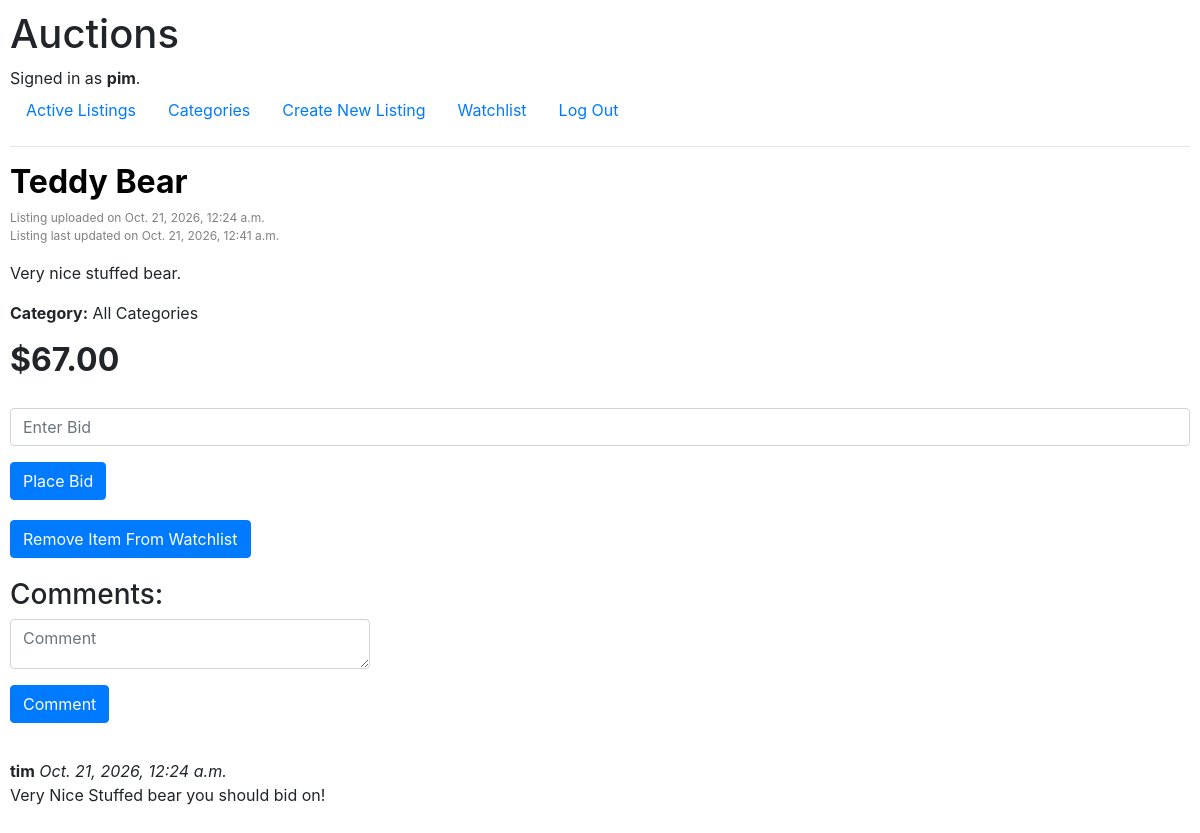
/listings/1 (signed in), run on the app's committed database.
### auctions/models.py (models this page shows, shortened)
class User(AbstractUser):
    pass

class Item(models.Model):
    item_owner = models.ForeignKey(User, to_field='id', on_delete=models.CASCADE, related_name="owned_item")
    item_name = models.CharField(max_length=64)
    item_image_link = models.CharField(max_length=500)
    item_starting_bid = models.DecimalField(decimal_places=2, max_digits=19)
    item_posted_time = models.DateTimeField(auto_now_add=True)
    item_last_updated = models.DateTimeField(auto_now=True)
    item_sold = models.BooleanField(default=False)
    @property
    def item_current_bid(self):
        highest_bid = ItemBid.objects.filter(
            item=self.id
        ).order_by('-bid').first()
        if highest_bid:
            return highest_bid.bid
        return None
    class item_type(models.TextChoices):
        AllCategories = 'AC', _('All Categories')
        Antiques = 'AN', _('Antiques')
        Art = 'AR', _('Art')
        Baby = 'BA', _('Baby')
        Books = 'BO', _('Books')
        BusinessIndustrial = 'BI', _('Business & Industrial')
        CamerasPhoto = 'CP', _('Cameras & Photo')
        CellPhonesAccessories = 'CA', _('Cell Phones & Accessories')
        ClothingShoesAccessories = 'CS', _('Clothing, Shoes & Accessories')
        CoinsPaperMoney = 'CO', _('Coins & Paper Money')
        Collectibles = 'CL', _('Collectibles')
        ComputersTabletsNetworking = 'CT', _('Computers/Tablets & Networking')
        ConsumerElectronics = 'CE', _('Consumer Electronics')
        Crafts = 'CR', _('Crafts')
        DollsBears = 'DB', _('Dolls & Bears')
        DVDsMovies = 'DM', _('DVDs & Movies')
        EntertainmentMemorabilia = 'EM', _('Entertainment Memorabilia')
        EverythingElse = 'EE', _('Everything Else')
        GiftCards = 'GC', _('Gift Cards')
        HealthBeauty = 'HB', _('Health & Beauty')
        HomeGarden = 'HG', _('Home & Garden')
        JewelryWatches = 'JW', _('Jewelry & Watches')
        Music = 'MU', _('Music')
        MusicalInstrumentsGear = 'MI', _('Musical Instruments & Gear')
        PetSupplies = 'PS', _('Pet Supplies')
        PotteryGlass = 'PG', _('Pottery & Glass')
        RealEstate = 'RE', _('Real Estate')
        SpecialtyServices = 'SS', _('Specialty Services')
        SportingGoods = 'SG', _('Sporting Goods')
        SportsMemorabilia = 'SM', _('Sports Mem, Cards & Fan Shop')
        Stamps = 'ST', _('Stamps')
        Tickets = 'TI', _('Tickets & Experiences')
        ToysHobbies = 'TH', _('Toys & Hobbies')
        Travel = 'TR', _('Travel')
        VideoGamesConsoles = 'VG', _('Video Games & Consoles')
    item_type = models.CharField(
        max_length=2,
        choices=item_type,
        default=item_type.AllCategories
        )

class ItemDescription(models.Model):
    item = models.OneToOneField(Item, on_delete=models.CASCADE, primary_key=True)
    item_description = models.CharField(max_length=1000)

class ItemBid(models.Model):
    user = models.ForeignKey(User, on_delete=models.CASCADE, related_name="user_bidding")
    item = models.PositiveIntegerField(Item)
    bid = models.DecimalField(decimal_places=2, max_digits=19)

class UserComment(models.Model):
    user = models.ForeignKey(User, on_delete=models.CASCADE, related_name="user_comment")
    item = models.PositiveIntegerField(Item)
    comment = models.CharField(max_length=500)
    comment_time = models.DateTimeField(auto_now_add=True)

### listings/views.py (the view, shortened to what this page needs)
# urls.py: path("<str:item_id>", views.listing, name="listing")
def listing(request, item_id):
    try:
        item = Item.objects.get(id=item_id)
    except Item.DoesNotExist:
        return render(request, "listings/listing.html", {
                "error": "Hm, we do not have the item you are looking for."
            })
    forms = util.getListingForms()
    itemOwnerForms = [NewCommentForm(), closeListing()]
    comments = UserComment.objects.filter(item=item.id)
    bids = ItemBid.objects.filter(item=item.id)
    try:
        max_bid = bids.order_by('-bid')[0]
    except:
        max_bid = None
    wishListed = False
    if request.user.is_authenticated:
        user = request.user
        try:
            wishListed = WatchList.objects.get(user=user, item=item.id)
        except WatchList.DoesNotExist:
            wishListed = None
        if request.method == "POST":
            if item.item_owner.id == user.id:
                forms = itemOwnerForms
                if "closeListing" in request.POST:
                    form = closeListing(request.POST)
                    if form.is_valid():
                        item.item_sold = True
                        item.save()
                        return render(request, "listings/listing.html", {
                                "item": item,
                                "bids": len(bids),
                                "max_bid": max_bid,
                                "forms": forms,
                                "commentForm": NewCommentForm(),
                                "comments": comments,
                                "message": "Listing Has Ended Successfully."
                            })
                    else:
                        if item.item_sold:
                            closeListingBool = None
                        else:
                            closeListingBool = closeListing()
                        return render(request, "listings/listing.html", {
                                "item": item,
                                "bids": len(bids),
                                "max_bid": max_bid,
                                "forms": forms,
                                "commentForm": NewCommentForm(),
                                "closeListing": closeListingBool,
                                "comments": comments,
                                "error": "There Was An Error Processing Your Request."
                            })
                if "user_comment" in request.POST:
                    form = NewCommentForm(request.POST)
                    if item.item_sold:
                        closeListingBool = None
                    else:
                        closeListingBool = closeListing()
                    if form.is_valid():
                        UserComment.objects.create(user=user, item=item.id, comment=form.cleaned_data["user_comment"])
                    return render(request, "listings/listing.html", {
                            "item": item,
                            "bids": len(bids),
                            "max_bid": max_bid,
                            "forms": forms,
                            "commentForm": NewCommentForm(),
                            "closeListing": closeListingBool,
                            "comments": comments
                        })
            else:
                if "user_comment" in request.POST:
                    form = NewCommentForm(request.POST)
                    print(item)
                    if form.is_valid():
                        UserComment.objects.create(user=user, item=item.id, comment=form.cleaned_data["user_comment"])
                    else:
                        return render(request, "listings/listing.html", {
                                "item": item,
                                "bids": len(bids),
                                "max_bid": max_bid,
                                "forms": forms,
                                "comments": comments,
                                "wishListed": wishListed,
                                "commentForm": NewCommentForm(),
                                "bidForm": NewBidForm(),
                                "wishListForm": WishlistForm(),
                                "error": "There Was An Error Processing Your Request."
                            })
                    return render(request, "listings/listing.html", {
                            "item": item,
                            "bids": len(bids),
                            "max_bid": max_bid,
                            "forms": forms,
                            "comments": comments,
                            "wishListed": wishListed,
                            "commentForm": NewCommentForm(),
                            "bidForm": NewBidForm(),
                            "wishListForm": WishlistForm()
                        })
                if "bid" in request.POST:
                    return bid(request, item, max_bid, bids)
                if "wishList" in request.POST:
                    if wishListed is not None:
                        wishListed.delete()
                        wishListed = None
                        message = "Item Has Been Removed From Wishlist."
                    else:
                        wishListed = WatchList.objects.create(user=user, item=item.id)
                        message = "Item Has Been Added To Wishlist."
                    return render(request, "listings/listing.html", {
                            "item": item,
                            "bids": len(bids),
                            "max_bid": max_bid,
                            "forms": forms,
                            "comments": comments,
                            "wishListed": wishListed,
                            "message": message,
                            "commentForm": NewCommentForm(),
                            "bidForm": NewBidForm(),
                            "wishListForm": WishlistForm()
                        })
                else:
                    return render(request, "listings/listing.html", {
                            "item": item,
                            "bids": len(bids),
                            "max_bid": max_bid,
                            "forms": forms,
                            "comments": comments,
                            "wishListed": wishListed,
                            "commentForm": NewCommentForm(),
                            "bidForm": NewBidForm(),
                            "wishListForm": WishlistForm()
                        })
        else:
            if item.item_owner.id == user.id:
                forms = itemOwnerForms
                if item.item_sold:
                    closeListingBool = None
                else:
                    closeListingBool = closeListing()
                return render(request, "listings/listing.html", {
                        "item": item,
                        "bids": len(bids),
                        "max_bid": max_bid,
                        "forms": forms,
                        "comments": comments,
                        "wishListed": wishListed,
                        "commentForm": NewCommentForm(),
                        "closeListing": closeListingBool
                    })
            else:
                return render(request, "listings/listing.html", {
                        "item": item,
                        "bids": len(bids),
                        "max_bid": max_bid,
                        "forms": forms,
                        "comments": comments,
                        "wishListed": wishListed,
                        "commentForm": NewCommentForm(),
                        "bidForm": NewBidForm(),
                        "wishListForm": WishlistForm()
                    })

### listings/views.py
class NewCommentForm(forms.Form):
    user_comment = forms.CharField(widget=forms.Textarea(attrs={
            "class":"form-control comment-box", "placeholder":"Comment", "maxlength":"500"
        }))

class NewBidForm(forms.Form):
    bid = forms.DecimalField(max_digits=19, decimal_places=2, widget=forms.NumberInput(attrs={
            "class":"form-control", "min":"0", "placeholder":"Enter Bid"
        }))

### auctions/util.py (called while the page is built)
def getListingForms():
    forms = [NewCommentForm(), NewBidForm(), WishlistForm()]
    return forms

### listings/templates/listings/listing.html (shortened to what this page needs)
{% extends "auctions/layout.html" %}
{% block body %}
    <h2 class="listing-text"><b>{{ item.item_name }}</b></h2>
    <p class="listing-created-date" style="padding-bottom: 0;">Listing uploaded on {{ item.item_posted_time }}<br>
    Listing last updated on {{ item.item_last_updated }}</p>
    <p>{{ item.itemdescription.item_description }}</p>
    <b>Category:</b> {{ item.get_item_type_display }}
    {% if item.item_current_bid is None %}
        <p class="listing-text">Bidding Starts At: <span style="font-size: 1.5em; margin-right: 10px;"><b> ${{ item.item_starting_bid }}</b></span></p>
    {% else %}
        <p class="listing-text"><h2><b>${{ item.item_current_bid }}</b></h2>
    {% endif %}
    {% if user.is_authenticated %}
        {% if bidForm and item.item_sold == False %}
            <div class="form-container">
                <form action="{% url 'listings:listing' item.id %}" method="post">
                        <div class="form-group">
                            {{ bidForm.bid }}
                        </div>
                        <input class="btn btn-primary" type="submit" value="Place Bid">
                </form>
            </div>
        {% endif %}
        {% if wishListForm %}
            <form method="post">
            {% if wishListed != None %}
                <button type="submit" class="btn btn-primary" name="wishList" value="True">Remove Item From Watchlist</button>
            {% else %}
                <button type="submit" class="btn btn-primary" name="wishList" value="True">Add Item To Watchlist</button>
            {% endif %}
            </form>
        {% endif %}
    {% endif %}
    <h3 style="padding-top:20px">Comments:</h3>
    {% if user.is_authenticated %}
        <div class="comment-form-container">
            <form action="{% url 'listings:listing' item.id %}" method="post">
                    <div class="form-group">
                        {{ commentForm.user_comment }}
                    </div>
                <div class="form-group">
                    <input class="btn btn-primary" type="submit" Value="Comment">
                </div>
            </form>
        </div>
    {% endif %}
    {% for comment in comments %}
        <b>{{ comment.user.username }}</b>
        <i>{{ comment.comment_time }}</i>
        <p>{{ comment.comment }}</p>
    {% endfor %}
{% endblock %}

### auctions/templates/auctions/layout.html (shortened to what this page needs)
{% load static %}
<!DOCTYPE html>
<html lang="en">
    <head>
        <link rel="stylesheet" href="https://stackpath.bootstrapcdn.com/bootstrap/4.4.1/css/bootstrap.min.css">
        <link href="{% static 'auctions/styles.css' %}" rel="stylesheet">
    </head>
    <body>
        <h1>Auctions</h1>
        <div>
            {% if user.is_authenticated %}
                Signed in as <strong>{{ user.username }}</strong>.
            {% else %}
                Not signed in.
            {% endif %}
        </div>
        <ul class="nav">
            <li class="nav-item">
                <a class="nav-link" href="{% url 'index' %}">Active Listings</a>
            </li>
            <li class="nav-item">
                <a class="nav-link" href="{% url 'categories:categories' %}">Categories</a>
            </li>
            {% if user.is_authenticated %}
                <li class="nav-item">
                    <a class="nav-link" href="{% url 'new_listing' %}">Create New Listing</a>
                </li>
                <li class="nav-item">
                    <a class="nav-link" href="{% url 'watchlist:watchlist' %}">Watchlist</a>
                </li>
                <li class="nav-item">
                    <a class="nav-link" href="{% url 'logout' %}">Log Out</a>
                </li>
            {% endif %}
        </ul>
        <hr>
        {% block body %}
        {% endblock %}
    </body>
</html>

### auctions/static/auctions/styles.css (style rules this page uses)
body { padding: 10px; }
.listing-created-date { color: grey; font-size: 12px; }
.listing-text { color: black; }
input[type="number"] { -moz-appearance: textfield; }
.comment-box { width: 30vw; height: 50px !important; }
.form-container { padding-top: 20px; padding-bottom: 20px; }
.comment-form-container { padding-bottom: 20px; }

### data on the page
User: username "pim"
Item: item_name "Teddy Bear", item_posted_time "Oct. 21, 2026, 12:24 a.m.", item_last_updated "Oct. 21, 2026, 12:41 a.m.", itemdescription.item_description "Very nice stuffed bear.", item_type "All Categories", item_current_bid "67.00"
UserComment: user.username "tim", comment_time "Oct. 21, 2026, 12:24 a.m.", comment "Very Nice Stuffed bear you should bid on!"
